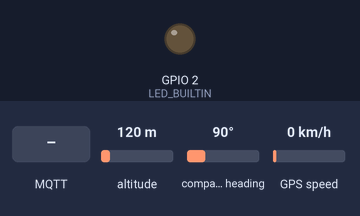
A sketch run on a simulated ESP32. Parts: output pins drawn as LEDs (lit = HIGH). Inputs (shaded band) come from the test bench; at power-on: altitude 120 m, compass heading 90°, GPS speed 0 km/h. WiFi joins after 1.5 s; servers stay silent unless stated; random numbers use the default seed unless the sketch sets one; the GPS gets a fix after 3 s at 37.7749, -122.4194 with 8 satellites; no MQTT or app messages arrive unless stated; what the sketch prints to the serial monitor is not drawn.

Above: at 2.8 s.
2.9 s: MQTT message "1" arrives on the first subscribed topic
At 10.16 s:
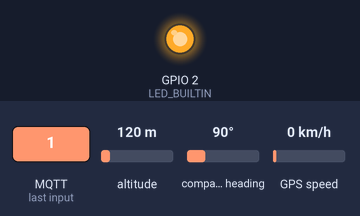
11.5 s: MQTT message "on" arrives on the first subscribed topic
At 12.4 s:
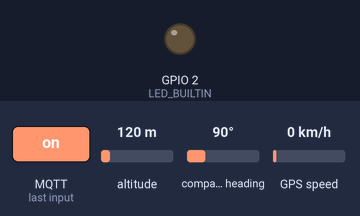
13.0 s: MQTT message "off" arrives on the first subscribed topic
At 13.1 s:
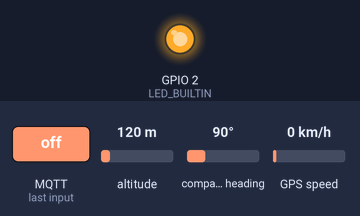
Timing chart, 0 to 16.0 s (numbered marks = the images above; inputs shaded):
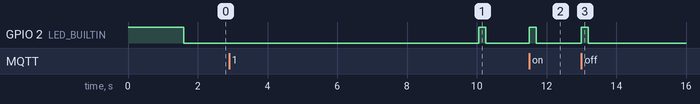

Measured:
- after the input at 2.9 s, GPIO 2 (LED_BUILTIN): LOW → HIGH after 7.2 s, → LOW 0.20 s later
- after the input at 11.5 s, GPIO 2 (LED_BUILTIN): LOW → HIGH at once, → LOW 0.20 s later
- after the input at 13.0 s, GPIO 2 (LED_BUILTIN): LOW → HIGH at once, → LOW 0.20 s later

The sketch:

esp32-neo6m-mqtt.ino
```cpp
#include <WiFi.h>
#include <WiFiClientSecure.h>
#include <PubSubClient.h>
#include <HardwareSerial.h>
#include <ArduinoJson.h>
#include <TinyGPS++.h>

// WiFi Credentials
const char* ssid = "Nayatel";
const char* password = "Numan2442";

// Define serial ports
HardwareSerial gpsSerial(1);  // UART1 for GPS
TinyGPSPlus gps;  // GPS object

unsigned long lastPing = 0;  // Store last ping time
const int pingInterval = 10000;  // Send a ping every 5 seconds

const char* mqtt_server = "48683b21a1994206bc2ea5c7b8e02f1b.s1.eu.hivemq.cloud";  // MQTT broker
const char* mqtt_username = "esp32";
const char* mqtt_password = "Esp3212345";

WiFiClientSecure espClient;
PubSubClient client(espClient);

#define LED_BUILTIN 2  // ESP32 onboard LED

void setup() {
  Serial.begin(115200);
  gpsSerial.begin(9600, SERIAL_8N1, 16, 17); // GPS (RX=16, TX=17)
  pinMode(LED_BUILTIN, OUTPUT);
  digitalWrite(LED_BUILTIN, HIGH);  // LED ON (WiFi not connected)

  // Connect to WiFi
  connectWifi();

  // Setup MQTT
  espClient.setInsecure();  // For accepting unsecure connections => only set for testing
  client.setServer(mqtt_server, 8883);  // MQTT uses port 1883
  client.setCallback(callback);  // Function to handle incoming messages
}

void loop() {
  client.loop();  // Keep MQTT connection alive

  if (millis() - lastPing > pingInterval) {
    lastPing = millis();
    publishGpsData();
  }
}

// Function to Connect to WiFi
void connectWifi() {
  Serial.println("\nConnecting to WiFi...");
  WiFi.disconnect(true);
  delay(100);
  WiFi.begin(ssid, password);

  int attempt = 0;
  while (WiFi.status() != WL_CONNECTED && attempt < 30) {
    delay(500);
    Serial.print(".");
    attempt++;
  }

  if (WiFi.status() == WL_CONNECTED) {
    Serial.println("\nWiFi connected!");
    Serial.print("IP Address: ");
    Serial.println(WiFi.localIP());
    digitalWrite(LED_BUILTIN, LOW);
  } else {
    Serial.println("\nWiFi connection failed! Retrying in 5 seconds...");
    delay(5000);
    connectWifi();
  }
}

// Function to Connect to MQTT Broker
void connectMQTT() {
    Serial.print("Attempting MQTT connection...");
    String clientId = "ESP32Client-" + String(random(1000));  // Create a unique client ID
    const char* clientIdChar = clientId.c_str();
if (client.connect(clientIdChar, mqtt_username, mqtt_password)) {
    Serial.println("MQTT connected!");
    client.subscribe("esp32/gps");
    Serial.println("Subscribed to esp32/gps");  // ✅ Debugging Log
    } else {
      Serial.print("Failed, rc=");
      Serial.print(client.state());
      Serial.println(" Retrying in 5 seconds...");
      delay(5000);
    }
}

// Function to Handle Incoming MQTT Messages
void callback(char* topic, byte* message, unsigned int length) {
  Serial.print("Message received on topic: ");
  Serial.println(topic);

  // Convert message to String
  String msg = "";
  for (int i = 0; i < length; i++) {
    msg += (char)message[i];
  }

  Serial.println(msg);

  if (msg) {
    digitalWrite(LED_BUILTIN, HIGH);
    delay(200);
    digitalWrite(LED_BUILTIN, LOW);
  }
}

void publishGpsData() {
  unsigned long startTime = millis(); // Record start time
  bool gpsDataReceived = false;

  if (!client.connected()) {
    connectMQTT();
  }

  // Read GPS data for max 1 second
  while (millis() - startTime < 1000) {  // Keep reading for 1 sec
    while (gpsSerial.available() > 0) {
      gps.encode(gpsSerial.read());  // Process GPS data

      if (gps.location.isValid()) {  // If GPS data is valid
        gpsDataReceived = true;
        break;  // Exit inner loop
      }
    }
    if (gpsDataReceived) break;  // Exit outer loop if valid data is received
  }

  if (gpsDataReceived) {
    StaticJsonDocument<200> jsonDoc;
    jsonDoc["timestamp"] = millis();
    jsonDoc["latitude"] = gps.location.lat();
    jsonDoc["longitude"] = gps.location.lng();

    char buffer[256];
    serializeJson(jsonDoc, buffer);

    client.publish("esp32/gps", buffer);
  } else {
    Serial.println("No valid GPS data received.");
  }
}


// void getGpsData() {
//   while (gpsSerial.available() > 0) {
//         gps.encode(gpsSerial.read());  // Parse GPS data
//         if (gps.location.isValid()) {
//           if (gps.location.isUpdated()) {  // New GPS data available
//             Serial.print("Latitude: "); Serial.println(gps.location.lat(), 6);
//             Serial.print("Longitude: "); Serial.println(gps.location.lng(), 6);
//             Serial.print("Speed (km/h): "); Serial.println(gps.speed.kmph());
//             Serial.print("Altitude (m): "); Serial.println(gps.altitude.meters());
//             Serial.print("Satellites: "); Serial.println(gps.satellites.value());
//             Serial.println("----------------------");
//           }
//         }
//     }
// }
```
